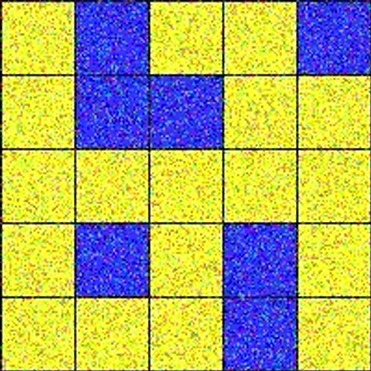
#> input picture TASK 7/img.jpg, 371 x 371 px
$ python Task_A.py
#> lines starting #> are read from the running program, lines starting #| are printed output that depends on the picture; after the words box and inside, x2 and y2 are one past the last pixel; in counts of white or black regions, pixels touching at a corner belong together
import cv2
import numpy as np

# Load the image
image = cv2.imread('img.jpg')
#> image is the input picture: shape (371, 371, 3); mean B, G, R 105.5, 175, 174.6
#cv2.imshow('same',image)
# Check if the image is loaded successfully
if image is None:
    print("Error: Unable to load the image.")
    exit()

# Convert the image to grayscale
gray = cv2.cvtColor(image, cv2.COLOR_BGR2GRAY)
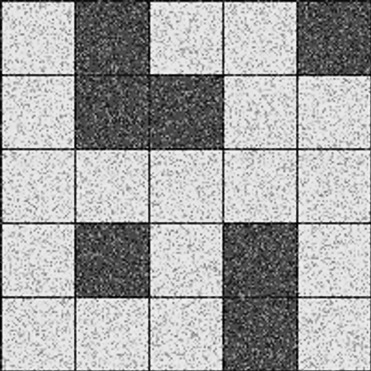
#> gray: shape (371, 371); min 0, max 252, mean 167
#cv2.imshow('gray',gray)

# Apply bilateral filter to keep edges sharp and blur low frequency regions. It reduces noise.
blurred = cv2.bilateralFilter(gray,5,6,6)
#cv2.imshow('blurred',blurred)

# Threshold the blurred image to get the black boundaries
_, thresh = cv2.threshold(blurred, 175, 255, cv2.THRESH_BINARY)
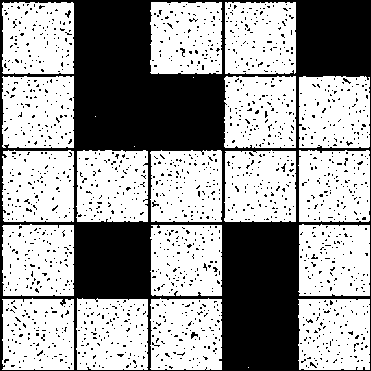
#> thresh: shape (371, 371); 61.8% white; 1600 black regions (1595 under 20 px)
#cv2.imshow('thresh',thresh)

# Find contours of the black boundaries basicallu object of interest is white part and blue is considered as black
contours, _ = cv2.findContours(thresh, cv2.RETR_EXTERNAL, cv2.CHAIN_APPROX_SIMPLE)
#> contours = 22 contours, 4 with area under 20; largest, box (x1, y1, x2, y2) and area: (2, 2, 74, 74) 4942, (150, 2, 222, 74) 4933, (225, 2, 296, 74) 4918, (2, 76, 74, 148) 4912, (224, 76, 296, 148) 4911

# Iterate over each contour
for contour in contours:
    # Skip small contours
    if cv2.contourArea(contour) < 100:
        continue

    # Create a mask for the current contour
    mask = np.zeros_like(gray)
    cv2.drawContours(mask, [contour], 0, 255, -1)

    # Extract pixels within the contour
    masked_image = cv2.bitwise_and(image, image, mask=mask)

    # Calculate the average color within the contour
    average_color = np.mean(masked_image[mask == 255], axis=0).astype(int)

    # Change the color of pixels within the contour to the average color
    image[mask == 255] = average_color
#> this loop made 22 passes
#> average_color on passes 2 to 13: [67, 231, 231], [67, 232, 232], [66, 233, 232], [65, 233, 232], [65, 232, 233], [65, 235, 233], [68, 232, 232], [64, 232, 231], [65, 233, 232], [63, 232, 233], [68, 231, 232], [66, 234, 232]
#> contour on passes 1, 14, 15, 16: [[248, 367]], [[134, 146]], [[95, 116]], [[193, 77]]
#> pass 2, `masked_image = cv2.bitwise_and(image, image, mask=mask)`:
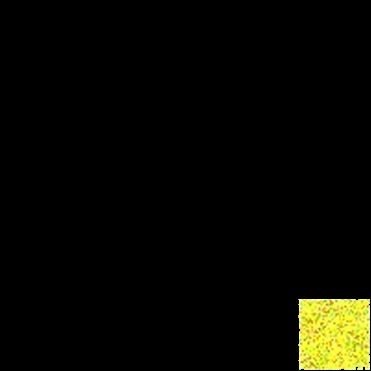
#> masked_image: shape (371, 371, 3); mean B, G, R 2.5, 8.5, 8.5
#> pass 3, `masked_image = cv2.bitwise_and(image, image, mask=mask)`:
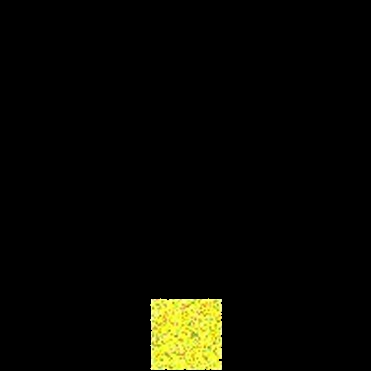
#> masked_image: shape (371, 371, 3); mean B, G, R 2.5, 8.5, 8.5
#> after the loop:
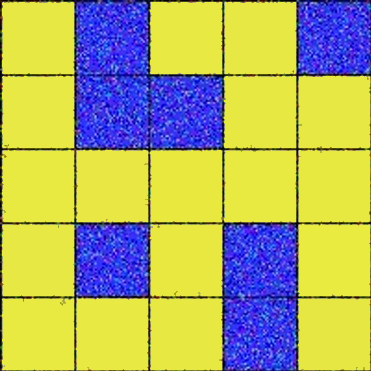
#> image: shape (371, 371, 3); mean B, G, R 105.2, 174.7, 174.3
#> after the loop:
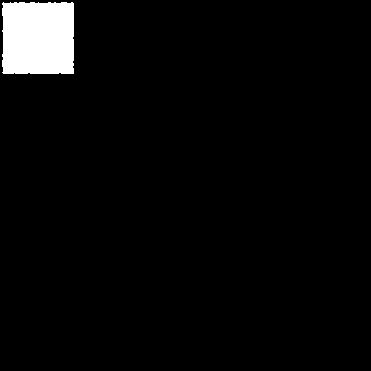
#> mask: shape (371, 371); 3.7% white; 1 white region, box (x1, y1, x2, y2) and area: (2, 2, 74, 74) 5083

# Display the result after applying fastNlMeanDenoising so that blue regions get blurred
result = cv2.fastNlMeansDenoisingColored(image, None, 20, 5, 15, 10)
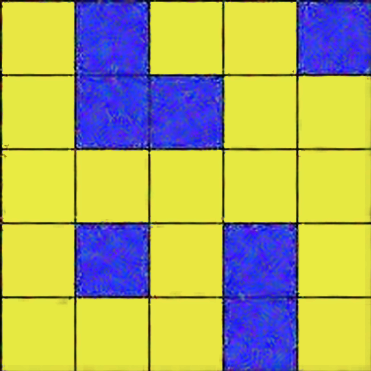
#> result: shape (371, 371, 3); mean B, G, R 104.3, 173.5, 173.4
cv2.imshow('Modified Image', result)
cv2.waitKey(0)
cv2.destroyAllWindows()
